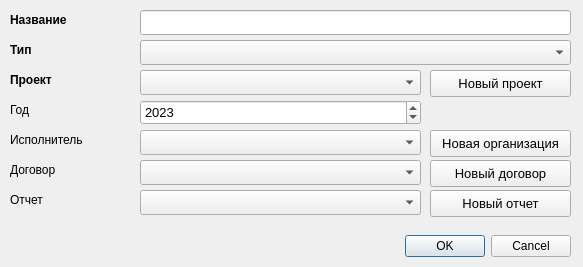
<?xml version="1.0" encoding="UTF-8"?>
<ui version="4.0">
 <class>AddProcDialog</class>
 <widget class="QDialog" name="AddProcDialog">
  <property name="geometry">
   <rect>
    <x>0</x>
    <y>0</y>
    <width>583</width>
    <height>267</height>
   </rect>
  </property>
  <property name="windowTitle">
   <string>Добавить обработку</string>
  </property>
  <widget class="QDialogButtonBox" name="buttonBox">
   <property name="geometry">
    <rect>
     <x>230</x>
     <y>230</y>
     <width>341</width>
     <height>32</height>
    </rect>
   </property>
   <property name="orientation">
    <enum>Qt::Horizontal</enum>
   </property>
   <property name="standardButtons">
    <set>QDialogButtonBox::Cancel|QDialogButtonBox::Ok</set>
   </property>
  </widget>
  <widget class="QLabel" name="procNameLabel">
   <property name="geometry">
    <rect>
     <x>10</x>
     <y>10</y>
     <width>121</width>
     <height>19</height>
    </rect>
   </property>
   <property name="font">
    <font>
     <weight>75</weight>
     <bold>true</bold>
    </font>
   </property>
   <property name="text">
    <string>Название</string>
   </property>
  </widget>
  <widget class="QLineEdit" name="procNameInput">
   <property name="geometry">
    <rect>
     <x>140</x>
     <y>10</y>
     <width>431</width>
     <height>25</height>
    </rect>
   </property>
   <property name="font">
    <font>
     <pointsize>10</pointsize>
    </font>
   </property>
  </widget>
  <widget class="QLabel" name="procTypeLabel">
   <property name="geometry">
    <rect>
     <x>10</x>
     <y>40</y>
     <width>121</width>
     <height>19</height>
    </rect>
   </property>
   <property name="font">
    <font>
     <weight>75</weight>
     <bold>true</bold>
    </font>
   </property>
   <property name="text">
    <string>Тип</string>
   </property>
  </widget>
  <widget class="QComboBox" name="procTypeInput">
   <property name="geometry">
    <rect>
     <x>140</x>
     <y>40</y>
     <width>431</width>
     <height>25</height>
    </rect>
   </property>
   <property name="font">
    <font>
     <pointsize>10</pointsize>
    </font>
   </property>
  </widget>
  <widget class="QLabel" name="procYearLabel">
   <property name="geometry">
    <rect>
     <x>10</x>
     <y>100</y>
     <width>121</width>
     <height>19</height>
    </rect>
   </property>
   <property name="text">
    <string>Год</string>
   </property>
  </widget>
  <widget class="QLabel" name="procAuthorLabel">
   <property name="geometry">
    <rect>
     <x>10</x>
     <y>130</y>
     <width>121</width>
     <height>19</height>
    </rect>
   </property>
   <property name="text">
    <string>Исполнитель</string>
   </property>
  </widget>
  <widget class="QComboBox" name="procAuthorInput">
   <property name="geometry">
    <rect>
     <x>140</x>
     <y>130</y>
     <width>281</width>
     <height>25</height>
    </rect>
   </property>
   <property name="font">
    <font>
     <pointsize>10</pointsize>
    </font>
   </property>
  </widget>
  <widget class="QLabel" name="procContractLabel">
   <property name="geometry">
    <rect>
     <x>10</x>
     <y>160</y>
     <width>121</width>
     <height>19</height>
    </rect>
   </property>
   <property name="text">
    <string>Договор</string>
   </property>
  </widget>
  <widget class="QComboBox" name="procContractInput">
   <property name="geometry">
    <rect>
     <x>140</x>
     <y>160</y>
     <width>281</width>
     <height>25</height>
    </rect>
   </property>
   <property name="font">
    <font>
     <pointsize>10</pointsize>
    </font>
   </property>
  </widget>
  <widget class="QPushButton" name="addCompanyButton">
   <property name="geometry">
    <rect>
     <x>430</x>
     <y>130</y>
     <width>141</width>
     <height>27</height>
    </rect>
   </property>
   <property name="font">
    <font>
     <pointsize>10</pointsize>
    </font>
   </property>
   <property name="text">
    <string>Новая организация</string>
   </property>
  </widget>
  <widget class="QPushButton" name="addContractButton">
   <property name="geometry">
    <rect>
     <x>430</x>
     <y>160</y>
     <width>141</width>
     <height>27</height>
    </rect>
   </property>
   <property name="font">
    <font>
     <pointsize>10</pointsize>
    </font>
   </property>
   <property name="text">
    <string>Новый договор</string>
   </property>
  </widget>
  <widget class="QLabel" name="procReportLabel">
   <property name="geometry">
    <rect>
     <x>10</x>
     <y>190</y>
     <width>121</width>
     <height>19</height>
    </rect>
   </property>
   <property name="text">
    <string>Отчет</string>
   </property>
  </widget>
  <widget class="QComboBox" name="procReportInput">
   <property name="geometry">
    <rect>
     <x>140</x>
     <y>190</y>
     <width>281</width>
     <height>25</height>
    </rect>
   </property>
   <property name="font">
    <font>
     <pointsize>10</pointsize>
    </font>
   </property>
  </widget>
  <widget class="QPushButton" name="addReportButton">
   <property name="geometry">
    <rect>
     <x>430</x>
     <y>190</y>
     <width>141</width>
     <height>27</height>
    </rect>
   </property>
   <property name="font">
    <font>
     <pointsize>10</pointsize>
    </font>
   </property>
   <property name="text">
    <string>Новый отчет</string>
   </property>
  </widget>
  <widget class="QLabel" name="projectLabel">
   <property name="geometry">
    <rect>
     <x>10</x>
     <y>70</y>
     <width>68</width>
     <height>19</height>
    </rect>
   </property>
   <property name="font">
    <font>
     <weight>75</weight>
     <bold>true</bold>
    </font>
   </property>
   <property name="text">
    <string>Проект</string>
   </property>
  </widget>
  <widget class="QComboBox" name="projectInput">
   <property name="geometry">
    <rect>
     <x>140</x>
     <y>70</y>
     <width>281</width>
     <height>25</height>
    </rect>
   </property>
   <property name="font">
    <font>
     <pointsize>10</pointsize>
    </font>
   </property>
  </widget>
  <widget class="QPushButton" name="addProjectButton">
   <property name="geometry">
    <rect>
     <x>430</x>
     <y>70</y>
     <width>141</width>
     <height>27</height>
    </rect>
   </property>
   <property name="font">
    <font>
     <pointsize>10</pointsize>
    </font>
   </property>
   <property name="text">
    <string>Новый проект</string>
   </property>
  </widget>
  <widget class="QSpinBox" name="procYearInput">
   <property name="geometry">
    <rect>
     <x>140</x>
     <y>100</y>
     <width>281</width>
     <height>25</height>
    </rect>
   </property>
   <property name="font">
    <font>
     <pointsize>10</pointsize>
    </font>
   </property>
   <property name="minimum">
    <number>1950</number>
   </property>
   <property name="maximum">
    <number>2100</number>
   </property>
   <property name="value">
    <number>2023</number>
   </property>
  </widget>
 </widget>
 <resources/>
 <connections>
  <connection>
   <sender>buttonBox</sender>
   <signal>accepted()</signal>
   <receiver>AddProcDialog</receiver>
   <slot>accept()</slot>
   <hints>
    <hint type="sourcelabel">
     <x>248</x>
     <y>254</y>
    </hint>
    <hint type="destinationlabel">
     <x>157</x>
     <y>274</y>
    </hint>
   </hints>
  </connection>
  <connection>
   <sender>buttonBox</sender>
   <signal>rejected()</signal>
   <receiver>AddProcDialog</receiver>
   <slot>reject()</slot>
   <hints>
    <hint type="sourcelabel">
     <x>316</x>
     <y>260</y>
    </hint>
    <hint type="destinationlabel">
     <x>286</x>
     <y>274</y>
    </hint>
   </hints>
  </connection>
 </connections>
</ui>
